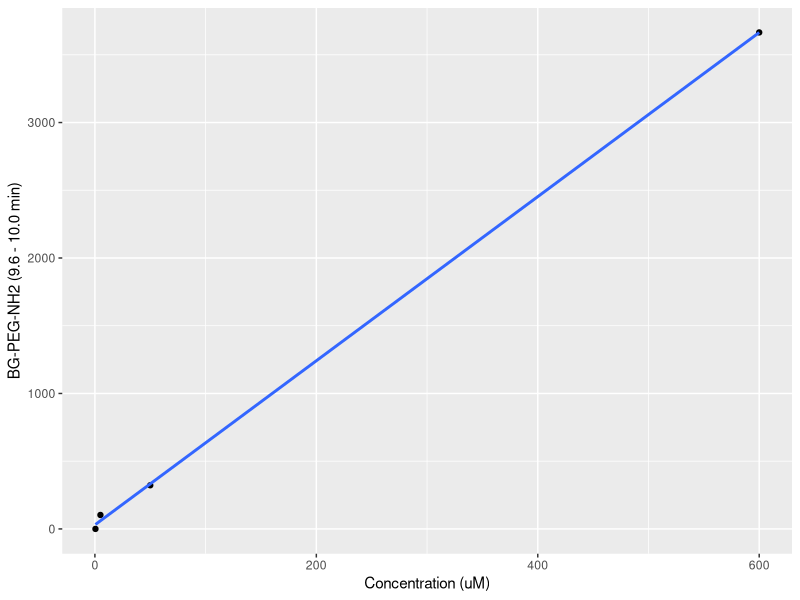
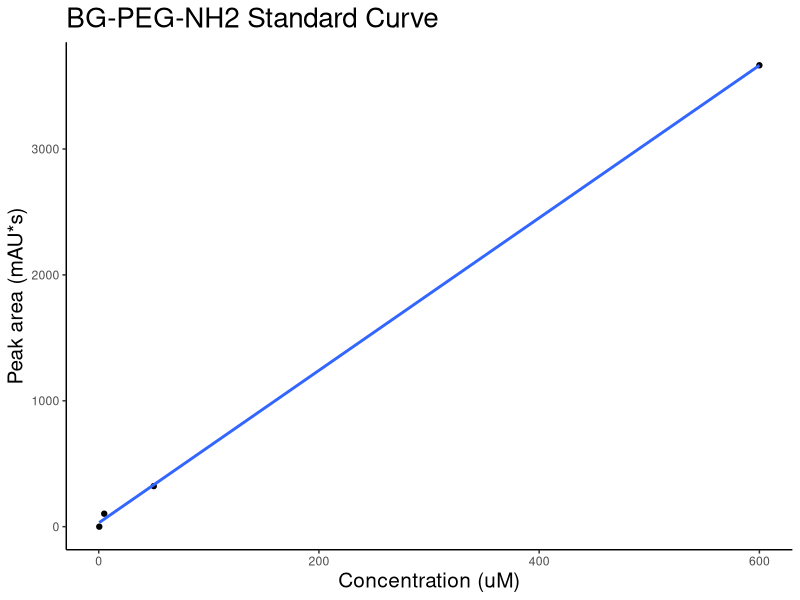
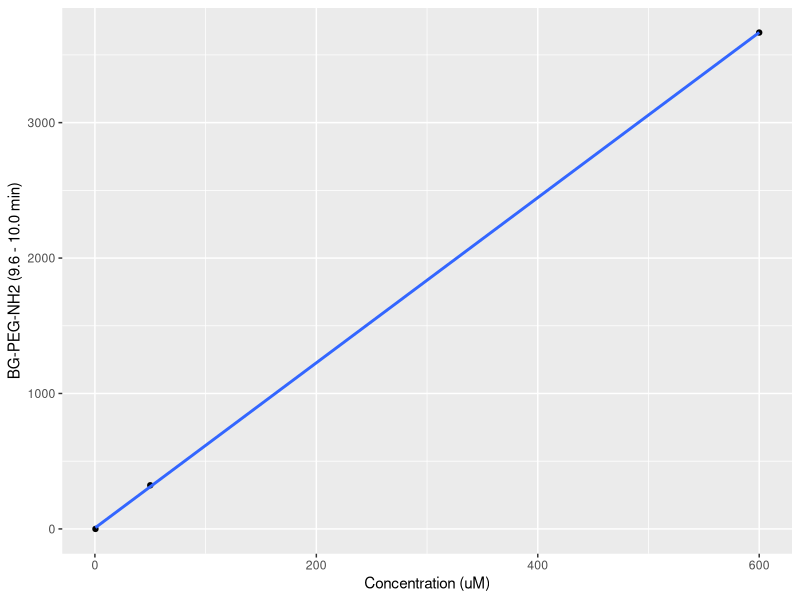
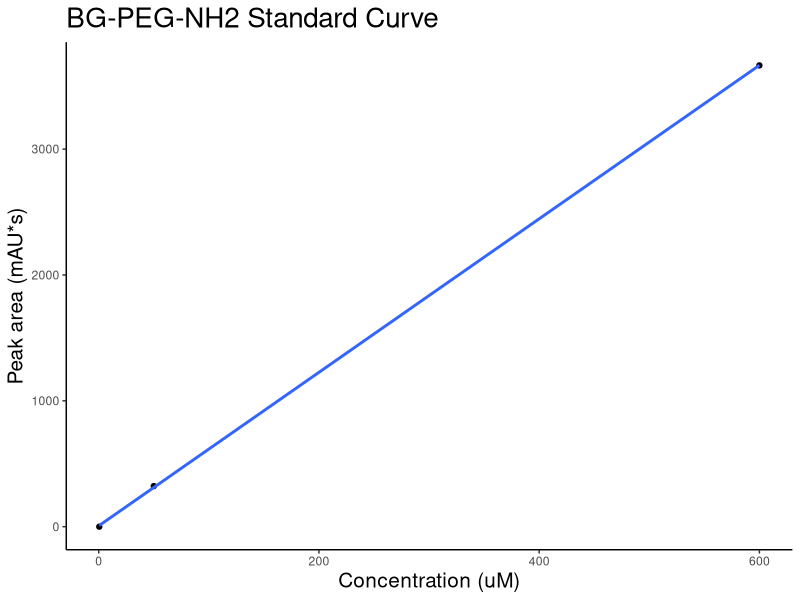

Write R code to recreate these figures, in order.
rm(list=ls())

library(tidyverse)
library(ggplot2)
library(ggthemes)

filtdf <- read_csv("Compiled-data-for-R.csv") %>%
  filter(Sample == 'BG-PEG-NH2')
myplot <- ggplot(data = filtdf, mapping = aes(x = `Concentration (uM)`, y = `BG-PEG-NH2 (9.6 - 10.0 min)`)) +
  geom_point()
myplot +
  geom_smooth(method = lm, se = FALSE)
lm1 <- lm(data = filtdf, `BG-PEG-NH2 (9.6 - 10.0 min)`~`Concentration (uM)`); lm1
anova(lm1)
summary(lm1)

italic(y) == a + b %.% italic(x)*","~~italic(r)^2~"="~r2
format(coef(lm1)[1], digits = 2)

lm_eqn <- function(df){
  lmx <- lm(`BG-PEG-NH2 (9.6 - 10.0 min)`~`Concentration (uM)`, df);
  eq <- substitute(italic(y) == a + b %.% italic(x)*","~~italic(r)^2~"="~r2, 
                   list(a = format(coef(lmx)[1], digits = 4), 
                        b = format(coef(lmx)[2], digits = 4), 
                        r2 = format(summary(lmx)$r.squared, digits = 4)))
  as.character(as.expression(eq));                 
}
myplot + 
  geom_smooth(method = lm, se = FALSE) +
  labs(title = "BG-PEG-NH2 Standard Curve", x = "Concentration (uM)", y = "Peak area (mAU*s)") +
  theme_classic() +
  theme(plot.title = element_text(size=20), axis.title = element_text(size=15))

# But this won't give anything sensible at the lower concentrations
# (which we're interested in), and we believe this is largely due to the 5 uM
# measurement being spuriously high (it 'bleeds into' adjacent peaks). So
# exclude this and analyse again.

filtdf2 <- read_csv("Compiled-data-for-R.csv") %>%
  filter(Sample == 'BG-PEG-NH2', `Concentration (uM)` != 5)
myplot <- ggplot(data = filtdf2, mapping = aes(x = `Concentration (uM)`, y = `BG-PEG-NH2 (9.6 - 10.0 min)`)) +
  geom_point()
myplot +
  geom_smooth(method = lm, se = FALSE)
lm2 <- lm(data = filtdf2, `BG-PEG-NH2 (9.6 - 10.0 min)`~`Concentration (uM)`); lm2
anova(lm2)


lm_eqn <- function(df){
  lmx <- lm(`BG-PEG-NH2 (9.6 - 10.0 min)`~`Concentration (uM)`, df);
  eq <- substitute(italic(y) == a + b %.% italic(x)*","~~italic(r)^2~"="~r2, 
                   list(a = format(coef(lmx)[1], digits = 4), 
                        b = format(coef(lmx)[2], digits = 4), 
                        r2 = format(summary(lmx)$r.squared, digits = 6)))
  as.character(as.expression(eq));                 
}
dev.new()
myplot + 
  geom_smooth(method = lm, se = FALSE) +
  labs(title = "BG-PEG-NH2 Standard Curve", x = "Concentration (uM)", y = "Peak area (mAU*s)") +
  theme_classic() +
  theme(plot.title = element_text(size=20), axis.title = element_text(size=15))
ggsave("Plot.png")
dev.off()


# The 'coefficients' in summary() of the linear model for this standard 'curve'
summary(lm2)$coefficients
# give the intercept (c):
intcpt <- summary(lm2)$coefficients[1]
# and the gradient (m):
grad <- summary(lm2)$coefficients[2]

# so y = mx + c, with y as peak area and x as concentration of BG-PEG-NH2
# Use this linear model to estimate the remaining amount of BG-PEG-NH2 
# (substrate) remaining after reaction to form BG-PEG-MA
# (use x = (y - c)/m):

ma_bg_area <- read_csv("Compiled-data-for-R.csv") %>%
  filter(Sample == 'MA-BG') %>%
  select(`BG-PEG-NH2 (9.6 - 10.0 min)`) %>%
  as.numeric()

ma_bg_substrate_remaining <- (ma_bg_area - intcpt)/grad

# Input amount of substrate:
ma_bg_input_substrate <- read_csv("Compiled-data-for-R.csv") %>%
  filter(Sample == 'MA-BG') %>%
  select(`Concentration (uM)`) %>%
  as.numeric()

formation_efficiency_estimate <- 100 - (ma_bg_substrate_remaining/
                                    ma_bg_input_substrate)*100

formation_efficiency_estimate
# Rounding --> 99.9 % efficient. 
